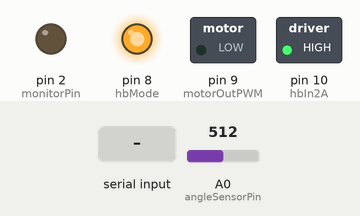
Bench run of a sketch on a simulated Teensy 4. Shown: switched loads named in the sketch (green lamp = pin HIGH), output pins drawn as LEDs (lit = HIGH). Inputs (shaded band) come from the test bench; at power-on: A0 (angleSensorPin) = 512 (analog values on the 0–1023 scale). What the sketch prints to the serial monitor is not drawn.

Above: at 1.2 s.
1.3 s: "O\n" received over Serial
At 1.7 s:
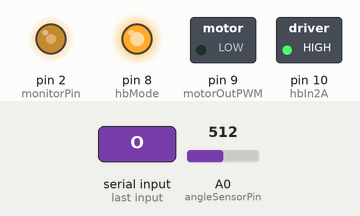
5.0 s: "~\n" received over Serial
At 6.2 s:
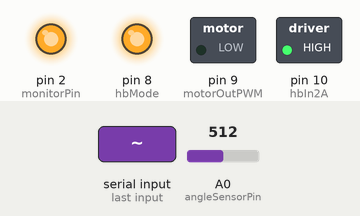
6.5 s: "A\n" received over Serial
At 6.9 s:
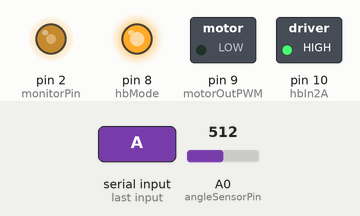
Timing chart, 0 to 9.5 s (numbered marks = the images above; inputs shaded):
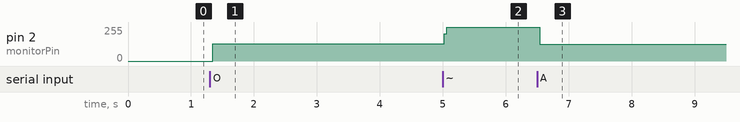

Measured:
- after the input at 1.3 s, pin 2 (monitorPin): 0/255 → 128/255 at once
- after the input at 5.0 s, pin 2 (monitorPin): 128/255 → 255/255 at once
- after the input at 6.5 s, pin 2 (monitorPin): 255/255 → 127/255 at once

The sketch:

teensy_pd.ino
```cpp
#include <math.h>

//Likely User Modified Variables ******************************

unsigned int deltaT = 1000;         // Sample period in microseconds.
int angleAverages = 5;
int past_size = 3;
// interval for delta, larger=less noise, more delay.
unsigned long transferDt = 20000; // usecs between host updates
float Kp, Kd, Kbemf, Ku, Ki, directV, desiredV;

// ***************************************************************

// Teensy definitions
#define angleSensorPin  A0
#define hbMode 8
#define hbIn1A 9
#define hbIn2A 10
#define hbIn1B 11
#define hbIn2B 12
#define pwmVoltagePin A1
#define motorVoltagePin  A2
#define motorOutPWM  hbIn1A
#define monitorPin 2
#define dacRes 12   // Teensy 12-bit dac resolution, max val 4095
#define dacMax 4095
#define adcRes 14
#define adcCenter 8192 //Teensy ADC set to 14 bits, 16384/2 = 8192
#define adcMax 16383

// Circuit Specific Definitions.
#define scaleVadc 5.0 // All signals 0->5 volts.
#define vDrive 5.0 // Driver peak voltage.
#define rShunt 1.0 // Resistor from motor to ground.
#define rMotor 1.0 // Motor series resistance.

// Variables for Conversion
#define deg2rad 0.0175
#define twopi 6.2831853

//Rest of Setup:
bool first_time;
String config_message_30_bytes = "&A~DesiredAng~5&C&S~d~O~0~5.0~0.1&S~DesiredAng~A~-1~1~0.1&S~Kp~P~0~20~0.1&S~Kd~D~0~5~0.1&T~Angle~F4~-2.5~2.5&T~Error~F4~-5~5&T~Deriv~F4~-10~10&T~Cmd~F4~0~5&D~100&H~4&";
String config_message = config_message_30_bytes;

float rad2deg = 1.0/deg2rad;        // 180/pi

float dTsec = 1.0e-6*deltaT;       // The period in seconds.
float scaleD = 1.0/(dTsec*past_size); // Divide deltas by interval.

float errorVintegral;                // Variable for integrating angle errors.
float integralMax = 200;            // Maximum value of the integral

int loopCounter;

// Storage for past values.
float pastErrorV[20];  // Should be larger array than past_size.
char buf[60];  //

// Variables for loop control
uint32_t loop_counter;
int numSkip;  // Number of loops to skip between host updates.
elapsedMicros loopTime; // Create elapsed time variable to ensure regular loops.
unsigned int headroom;  // Headroom is time left before loop takes too long.
boolean switchFlag;

// Initializes past values.
void setup() {
  Serial.begin(115200);
  while (!Serial) {
    ; // wait for serial port to connect. Needed for native USB port only
  }

  // Set up inputs
  analogReadResolution(adcRes);
  pinMode(motorVoltagePin, INPUT);
  pinMode(pwmVoltagePin, INPUT);
  pinMode(angleSensorPin, INPUT);

  // Set up output
  analogWriteResolution(dacRes);
  pinMode(motorOutPWM, OUTPUT);
  pinMode(hbMode, OUTPUT);
  digitalWrite(hbMode, HIGH);
  pinMode(hbIn2A, OUTPUT);
  digitalWrite(hbIn2A, HIGH);
  analogWriteFrequency(motorOutPWM, 23437.5); // Teensy 3.0 pin 3 also changes to 23437.5 kHz
  analogWrite(motorOutPWM, LOW);

  // Frequency Monitor
  pinMode(monitorPin, OUTPUT);

  // Number of loops between transfers to host.
  numSkip = max(int((transferDt+100)/deltaT),1);

  first_time = true;

}

void loop() {  // Main code, runs repeatedly

  // Reinitializes or updates from sliders on GUI.
  startup();

  // Make sure loop starts deltaT microsecs since last start
  unsigned int newHeadroom = max(int(deltaT) - int(loopTime), 0);
  headroom = min(headroom, newHeadroom);

  while (int(loopTime) < int(deltaT)) {};
  loopTime = 0;

  // Monitor Output should be a square wave with frequency = 1/(2*deltaT)
  switchFlag = !switchFlag;
  digitalWrite(monitorPin, switchFlag);


  /*************** Section of Likely User modifications.**********************/
  // Read Angle, average to reduce noise.
  int angleI = 0;
  for(int i = 0; i < angleAverages; i++) angleI += analogRead(angleSensorPin);
  float angleV = scaleVadc*float(angleI- angleAverages*adcCenter)/float(angleAverages*adcMax);

  // Compute error, and error deltas from past.
  float errorV = (desiredV - angleV);
  float errorVdelta = (errorV-pastErrorV[past_size-1])*scaleD;

  // Compute and write out motor command.
  float motorCmd = directV + Kp*errorV + Kd*errorVdelta;
  float motorCmdLim = min(max(motorCmd, 0), vDrive);
  analogWrite(motorOutPWM,int((motorCmdLim/vDrive)*dacMax));
  //analogWrite(A14,int((motorCmdLim/vDrive)*dacMax));

  // Update previous errors for next time.
  for (int i = past_size-1; i > 0; i--) pastErrorV[i] = pastErrorV[i-1];
  pastErrorV[0] = errorV;

  if (loopCounter == numSkip) {  // Lines below are for debugging.
    packStatus(buf, angleV, errorV, errorVdelta, motorCmdLim, float(headroom));
    Serial.write(buf,22);
    loopCounter = 0;
    headroom = deltaT;
  } else loopCounter += 1;

}

void init_loop() {
  // Initialize loop variables
  loopCounter = 0;
  headroom = deltaT;

  // Zero past errors
  for (int i = past_size-1; i >= 0; i--) pastErrorV[i] = 0;
}


// Initializes the loop if this is the first time, or if reconnect sent
// from GUI.  Otherwise, just look for serial event.
void startup(){
  if (first_time) {
    while(Serial.available() > 0) Serial.read(); // Clear out rcvr.
    Serial.println(config_message);  // Send the configuration files.
    while (! Serial.available()) {}  // Wait for serial return.
    while(Serial.available() > 0) {   // Clear out rcvr.
        Serial.read();
        //char inChar = (char) Serial.read();
        //if (inChar == '\n') break;
    }
    init_loop();
    first_time = false;
  } else {
    serialEvent();
  }
}


// Simple serial event, only looks for disconnect character, resets loop if found.
void serialEvent() {
  String inputString = "";
  while (Serial.available()) {
    char inChar = (char)Serial.read();
    inputString += inChar;
    // if the incoming character is a newline, ready to process.
    if (inChar == '\n') {
      processString(inputString);
      inputString = "";
      break;
    }
  }
}

void processString(String inputString) {
char St = inputString.charAt(0);
  inputString.remove(0,1);
  float val = inputString.toFloat();
  switch (St) {
    case 'P':
      Kp = val;
      break;
    case 'D':
      Kd = val;
      break;
    case 'E':
      Kbemf = val;
      break;
    case 'U':
      Ku = val;
      break;
    case 'I':
      Ki = val;
      break;
    case 'O':
      directV = val;
      break;
    case 'A':
      desiredV = val;
      break;
    case '~':
      first_time = true;
      break;
    default:
    break;
  }
}

// Load the serial output buffer.
void packStatus(char *buf, float a, float b, float c, float d, float e) {

  // Start Byte.
  buf[0] = byte(0);
  int n = 1;

  memcpy(&buf[n],&a,sizeof(a));
  n+=sizeof(a);
  memcpy(&buf[n],&b,sizeof(b));
  n+=sizeof(b);
  memcpy(&buf[n],&c,sizeof(c));
  n+=sizeof(c);
  memcpy(&buf[n],&d,sizeof(d));
  n+=sizeof(d);
  memcpy(&buf[n],&e,sizeof(e));
  n+=sizeof(e);
  /*
  memcpy(&buf[n],&f,sizeof(f));
  n+=sizeof(f);
  memcpy(&buf[n],&g,sizeof(g));
   n+=sizeof(g);
   */

  // Stop byte (255 otherwise unused).
  buf[n] = byte(255);
}
```
